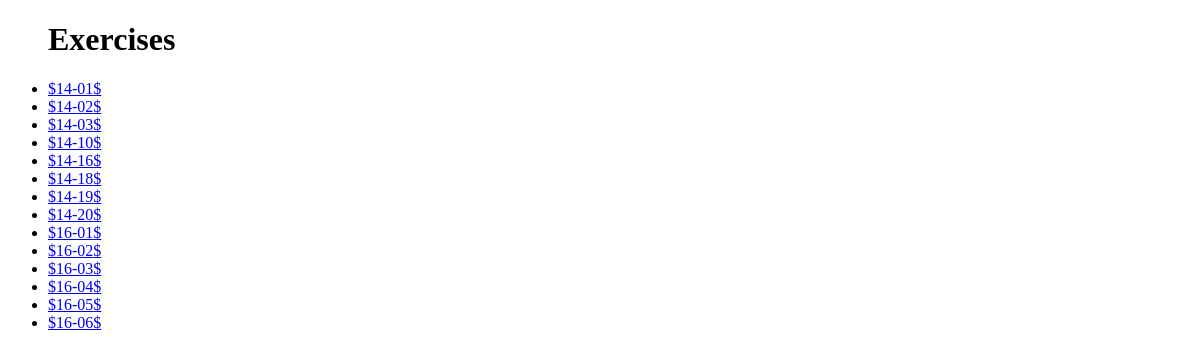
Page /exercises/ on the earlier database version.
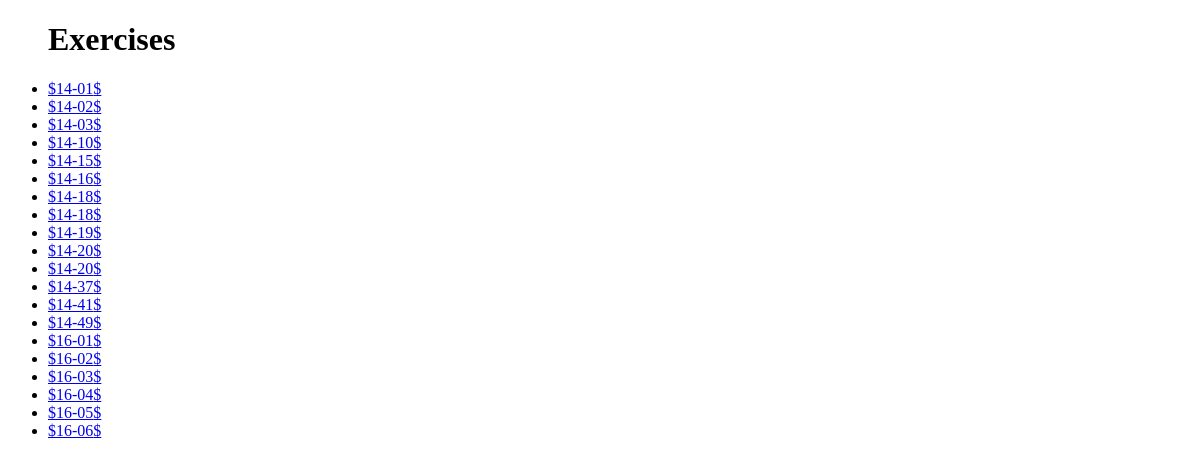
Same page on the later database version.
### per/models.py (models this page shows, shortened)
class Exercise(models.Model):
	sec = models.ForeignKey(Section)
	text = models.TextField()
	img = models.CharField(max_length = 100)
	title = models.CharField(max_length = 100)
	conceptual = models.BooleanField(default = False)
	calculus = models.BooleanField(default = False)
	class Meta:
		ordering = ('title',)

### per/views.py (the view)
# urls.py: url(r'^exercises/$', views.exercises, name='exercises'),
def exercises(request):
    exc_list = Exercise.objects.order_by('title')
    context = {'exc_list': exc_list}
    return render(request, 'per/exercises.html', context)

### per/templates/per/exercises.html (shortened to what this page needs)
<!DOCTYPE html>
<html>
	<head>
	{% load staticfiles %}
	</head>
	<body>
		{% if exc_list %}
    		<ul>
    		<h1>Exercises</h1>
    		{% for exc in exc_list %}
        		<li><a href="{% url 'excDetail' exc.id %}">${{ exc.title }}$</a></li>
		    {% endfor %}
    		</ul>
		{% else %}
    		<p>No exercises are available.</p>
		{% endif %}
	</body>
</html>

Differences in the rows shown:
added Exercise: title "14-15"
added Exercise: title "14-18"
added Exercise: title "14-20"
added Exercise: title "14-37"
added Exercise: title "14-41"
added Exercise: title "14-49"
